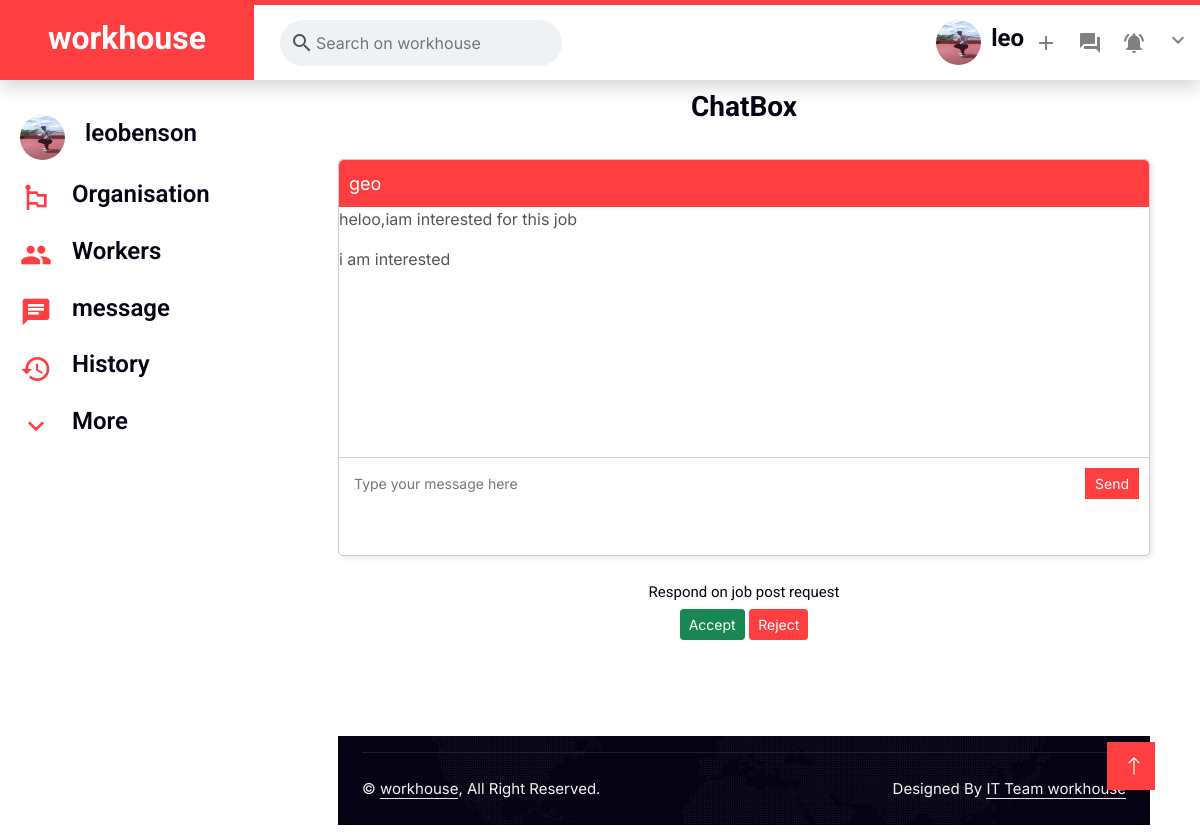
Screenshot of /get_user_messages/geo (signed in) with the database file from the repository.
### main/models.py (models this page shows)
class User(AbstractBaseUser):
    id=models.AutoField(primary_key=True)
    first_name = models.CharField(max_length=150)
    last_name = models.CharField(max_length=150)
    email = models.EmailField()
    username =models.CharField(max_length=100,unique=True)
    password = models.CharField(max_length=128)
    phone_no =models.CharField(max_length=100,unique=True)
    location =models.CharField(max_length=150)
    user_image =models.ImageField(upload_to="userProfile")
    dob =models.DateField(null=True)
    user_bio=models.CharField(max_length=150)
    type=models.CharField(max_length=100,default='user')
    address=models.CharField(max_length=300)
    def __str__(self):
        return self.username

class Message(models.Model):
    message_id=models.AutoField(primary_key=True)
    message=models.CharField(max_length=350)
    sender=models.CharField(max_length=150)
    receiver=models.CharField(max_length=150)

### main/views.py (the view)
# urls.py: path('get_user_messages/<sender>',get_user_messages,name="get_user_messages"),
def get_user_messages(request,sender):
    username = request.session.get('username')
    user=User.objects.get(username = username)
    msg = Message.objects.filter(Q(sender=sender) & Q(receiver=user))
    context={'msg':msg,'user':user,'sender':sender}
    return render(request,"message_user.html",context)

### main/templates/message_user.html (shortened to what this page needs)
{%load static%}
<!DOCTYPE html>
<html lang="en">
<head>
  <link href="{%static 'css/style(3).css'%}" rel="stylesheet" type="text/css">
  <link href="https://cdnjs.cloudflare.com/ajax/libs/font-awesome/5.10.0/css/all.min.css" rel="stylesheet">
  <link href="https://cdn.jsdelivr.net/npm/bootstrap-icons@1.4.1/font/bootstrap-icons.css" rel="stylesheet">
  <link href="{%static 'lib/animate/animate.min.css' %}" rel="stylesheet">
  <link href="{%static 'lib/owlcarousel/assets/owl.carousel.min.css' %}" rel="stylesheet">
  <link href="{%static 'css/bootstrap.min.css' %}" rel="stylesheet">
  <a href="#" class="btn btn-lg btn-primary btn-lg-square rounded-0 back-to-top"><i class="bi bi-arrow-up"></i></a>
</head>
<body>
    <nav class="navbar navbar-expand-lg bg-white navbar-light shadow border-top border-5 border-primary sticky-top p-0">
        <div class="header__left">
            <a href="index.html" class="navbar-brand bg-primary d-flex align-items-center px-4 px-lg-5">
                <h2 class="mb-2 text-white">workhouse</h2>
            </a>
            <div class="header__input">
              <span class="material-icons"> search </span>
              <input type="text" placeholder="Search on workhouse" />
            </div>
          </div>
        <div class="collapse navbar-collapse" id="navbarCollapse">
            <div class="navbar-nav ms-auto p-4 p-lg-0">
                <div class="header__right">
                    <div class="header__info">
                      <img
                        class="user__avatar"
                        src="/media/{{user.user_image}}"
                        alt=""
                        width="45"
                        height="45"
                      />
                      <h4>{{user.username}}</h4>
                    </div>
                    <span class="material-icons"> add </span>
                    <span class="material-icons"> forum </span>
                    <span class="material-icons"> notifications_active </span>
                    <div class="nav-item dropdown">
                    <span href="#" class="material-icons" data-bs-toggle="dropdown" style="pointer-events: none;"> expand_more </span>
                    </div>
                  </div>
                </div>
            </div>
    </nav>
    <div class="main__body ">
        <div class="sidebar">
          <div class="sidebarRow">
            <img
              class="user__avatar"
              src="/media/{{user.user_image}}"
              alt="" width="45" height="45"
            />
            <h4>{{user.first_name}}{{user.last_name}}</h4>
          </div>
          <div class="sidebarRow">
            <span class="material-icons"> emoji_flags </span>
            <h4>Organisation</h4>
          </div>
          <div class="sidebarRow">
            <span class="material-icons"> people </span>
            <h4>Workers</h4>
          </div>
          <div class="sidebarRow">
            <span class="material-icons"> chat </span>
            <h4>message</h4>
          </div>
          <div class="sidebarRow">
            <span class="material-icons"> history </span>
            <h4>History</h4>
          </div>
          <div class="sidebarRow">
            <span class="material-icons"> expand_more </span>
            <h4>More</h4>
          </div>
        </div>
       <div class="feed">
        <h3>ChatBox</h3>
        <div class="card12">
            <div class="chat-header ">{{sender}}</div>
              <div class="chat-window">
                <ul class="message-list">
                  {% for i in msg %}
                  <p>{{i.message}}</p>
                  {% endfor%}
                </ul>
              </div>
              <div class="chat-input">
                  <input type="text" class="message-input" placeholder="Type your message here" name="message" id="message">
                  <button class="send-button" onclick="send()">Send</button>
              </div>
            </div>
            <h5 style="font-size: 15px;font-weight: normal;">Respond on job post request</h5>
            <div class="row">
                <div class="col-xs-12 col-sm-12">
                    <div class="widget-box transparent">
                        <div class="widget-body">
                    <a href="/view_job_progress" class="btn btn-sm btn-block btn-success">
                        <span class="bigger-110">Accept</span>
                    </a>
                    <a href="#" class="btn btn-sm btn-block btn-primary">
                        <span class="bigger-110">Reject</span>
                    </a>
                        </div>
                    </div>
                </div>
            </div>
    <div class="container-fluid bg-dark text-light footer pt-3 wow" data-wow-delay="0.1s" style="margin-top: 6rem;">
      <div class="container">
          <div class="copyright">
              <div class="row">
                  <div class="col-md-6 text-center text-md-start mb-3 mb-md-0">
                      &copy; <a class="border-bottom" href="#">workhouse</a>, All Right Reserved.
                  </div>
                  <div class="col-md-6 text-center text-md-end">
                      Designed By <a class="border-bottom" href="https://htmlcodex.com">IT Team workhouse</a>
                  </div>
              </div>
          </div>
      </div>
  </div>
       </div>
</body>
</html>

### main/static/css/style(3).css (style rules this page uses)
:root { --primary: #FF3E41; --secondary: #51CFED; --light: #F8F2F0; --dark: #060315; }
*, *::before, *::after { box-sizing: border-box; }
.back-to-top { position: fixed; display: none; right: 45px; bottom: 45px; z-index: 99; }
.btn { font-weight: 600; transition: .5s; }
.btn.btn-primary, .btn.btn-secondary { color: #FFFFFF; }
.btn-lg-square { width: 48px; height: 48px; }
.btn-square, .btn-sm-square, .btn-lg-square { padding: 0; display: flex; align-items: center; justify-content: center; font-weight: normal; }
.navbar-light .navbar-brand, .navbar-light a.btn { height: 75px; }
.navbar-light.sticky-top { top: -100px; transition: .5s; right: 0; }
.footer { background: linear-gradient(rgba(6, 3, 21, .5), rgba(6, 3, 21, .5)), url(../img/map.png) center center no-repeat; background-size: cover; }
.footer .copyright { padding: 25px 0; font-size: 15px; border-top: 1px solid rgba(256, 256, 256, .1); }
.footer .copyright a { color: var(--light); }
* { margin: 0; box-sizing: border-box; }
.user__avatar { border-radius: 50%; width: 45px; }
.header__left { display: flex; align-items: center; justify-content: space-evenly; }
.header__input { display: flex; align-items: center; background-color: #eff2f5; padding: 10px; margin-left: 10px; border-radius: 999px; }
.header__input input { border: none; background-color: transparent; outline-width: 0; }
.header__info { display: flex; align-items: center; }
.header__info h4 { margin-left: 10px; }
.header__right { display: flex; align-items: center; }
.header__right .material-icons { color: gray; margin: 0 10px; right: 0; }
.sidebarRow { display: flex; align-items: center; padding: 10px; cursor: pointer; }
.sidebarRow h4 { margin-left: 20px; font-weight: 600; }
.sidebarRow .material-icons { font-size: xx-large; color: #FF3E41; }
.main__body { display: flex; }
body { background-color: #f1f2f5; }
.feed { flex: 1; padding: 30px 100px; display: flex; flex-direction: column; justify-content: center; align-items: center; }
.sidebar { padding: 25px 10px; flex: 0.33; }
@media (min-width: 769px) and (max-width: 1440px) { .feed { width: 50%; padding: 10px 50px; } }
html, .button { background: none; border: none; outline: none; cursor: pointer; transition: background-color ease 0.2s; }

### main/templates/message_user.html (style rules this page uses)
.card12 { width: 100%; height: 100%; background-color: #fff; border: 1px solid #ccc; border-radius: 5px; box-shadow: 2px 2px 5px rgba(0, 0, 0, 0.1); }
.chat-header { background-color: #FF3E41; color: #fff; padding: 10px; font-size: 18px; text-align:left; border-top-left-radius: 5px; border-top-right-radius: 5px; }
.chat-window { height: 250px; overflow-y: scroll; }
.message-list { list-style: none; margin: 0; padding: 0; }
.chat-input { display: flex; align-items: center; padding: 10px; border-top: 1px solid #ccc; }
.message-input { flex: 1; border: none; outline: none; padding: 5px; font-size: 14px; }
.send-button { border: none; outline: none; background-color: #FF3E41; color: #fff; font-size: 14px; padding: 5px 10px; cursor: pointer; }

### rows the page displays
User: user_image (picture), username "leo", first_name "leo", last_name "benson"
Message: message "heloo,iam interested for this job"
Message: message "i am interested"

### other values shown
{{ sender }} "geo"
